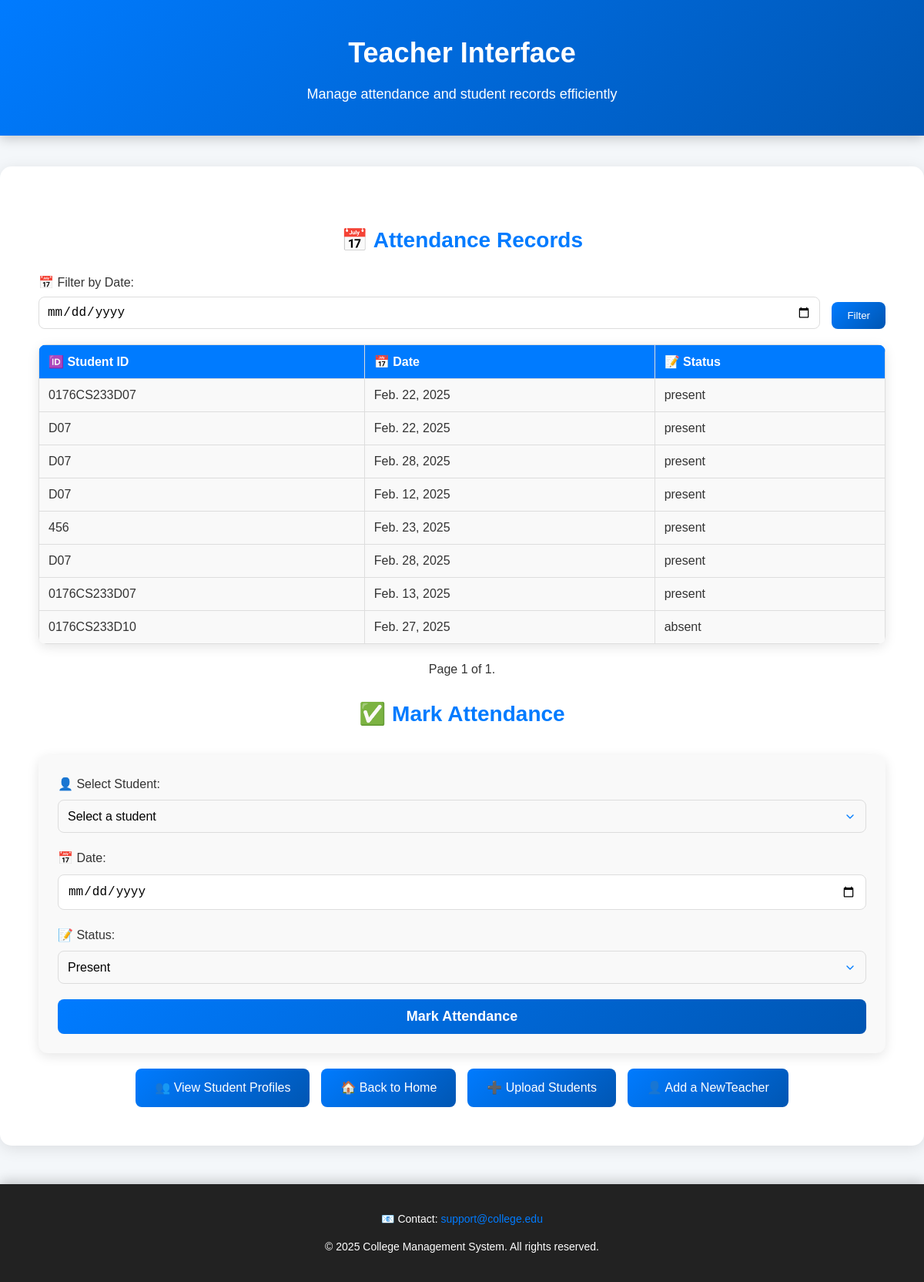
/teacher/attendance/ (signed in), run on the app's committed database.
### app/models.py (models this page shows, shortened)
class Attendance(models.Model):
    student = models.ForeignKey(Student, on_delete=models.CASCADE)
    date = models.DateField()
    status = models.CharField(
        max_length=10,
        choices=[('present', 'Present'), ('absent', 'Absent'), ('late', 'Late')],
        default='present'  # Set a default value
    )

class Student(models.Model):
    user = models.OneToOneField(User, on_delete=models.CASCADE)
    student_id = models.CharField(max_length=20, unique=True)

### app/views.py (the view)
# urls.py: path('teacher/attendance/', views.teacher_afl, name='teacher_afl'),
@login_required
def teacher_afl(request):
    date_filter = request.GET.get('date')
    if date_filter:
        attendances = Attendance.objects.filter(date=date_filter)
    else:
        attendances = Attendance.objects.all()
    paginator = Paginator(attendances, 10)  # Show 10 attendances per page
    page_number = request.GET.get('page')
    page_obj = paginator.get_page(page_number)
    students = Student.objects.all()
    return render(request, 'teacher_afl.html', {'attendances': page_obj, 'students': students})

### app/templates/teacher_afl.html (shortened to what this page needs)
{% load static %}
<html lang="en">
  <head>
    <link
      rel="stylesheet"
      type="text/css"
      href="{% static 'app/css/teacher_afl.css' %}"
    />
    <link
      rel="stylesheet"
      href="https://cdnjs.cloudflare.com/ajax/libs/font-awesome/6.0.0/css/all.min.css"
    />
  </head>
  <body>
    <header class="header">
      <h1>Teacher Interface</h1>
      <p>Manage attendance and student records efficiently</p>
    </header>
    <div class="container">
      <div class="attendance-records">
        <h2>📅 Attendance Records</h2>
        <form method="get" action="{% url 'teacher_afl' %}" class="filter-form">
          <div class="form-group">
            <label for="date">📅 Filter by Date:</label>
            <input
              type="date"
              id="date"
              name="date"
              value="{{ request.GET.date }}"
            />
          </div>
          <button type="submit" class="btn">Filter</button>
        </form>
        <table>
          <thead>
            <tr>
              <th>🆔 Student ID</th>
              <th>📅 Date</th>
              <th>📝 Status</th>
            </tr>
          </thead>
          <tbody>
            {% for attendance in attendances %}
            <tr>
              <td>{{ attendance.student.student_id }}</td>
              <td>{{ attendance.date }}</td>
              <td>{{ attendance.status }}</td>
            </tr>
            {% endfor %}
          </tbody>
        </table>
        <div class="pagination">
          <span class="step-links">
            <span class="current">
              Page {{ attendances.number }} of {{attendances.paginator.num_pages }}.
            </span>
          </span>
        </div>
        <h2>✅ Mark Attendance</h2>
        <form
          method="post"
          action="{% url 'mark_attendance' %}"
          class="mark-attendance-form"
        >
          <div class="form-group">
            <label for="student_id">👤 Select Student:</label>
            <select id="student_id" name="student_id" required>
              <option value="" disabled selected>Select a student</option>
            </select>
          </div>
          <div class="form-group">
            <label for="date">📅 Date:</label>
            <input type="date" id="date" name="date" required />
          </div>
          <div class="form-group">
            <label for="status">📝 Status:</label>
            <select id="status" name="status" required>
              <option value="present">Present</option>
            </select>
          </div>
          <button type="submit" class="btn">Mark Attendance</button>
        </form>
        <div class="action-links">
          <a href="{% url 'view_student_profiles' %}" class="btn">👥 View Student Profiles</a>
          <a href="{% url 'home' %}" class="btn">🏠 Back to Home</a>
          <a href="{% url 'add_students' %}" class="btn">➕ Upload Students</a>
          <a href="{% url 'teacher_register' %}" class="btn">👤 Add a NewTeacher</a>
        </div>
      </div>
    </div>
    <footer class="footer">
      <p>
        📧 Contact: <a href="mailto:support@college.edu">support@college.edu</a>
      </p>
      <p>&copy; 2025 College Management System. All rights reserved.</p>
    </footer>
  </body>
</html>

### app/static/app/css/teacher_afl.css (style rules this page uses)
body { font-family: 'Poppins', sans-serif; background-color: #f4f7fa; margin: 0; padding: 0; color: #333; line-height: 1.6; }
.header { background: linear-gradient(135deg, #007bff, #0056b3); color: white; padding: 40px 20px; text-align: center; box-shadow: 0px 4px 15px rgba(0, 0, 0, 0.2); }
.header h1 { font-size: 36px; font-weight: 700; margin: 0; animation: fadeInDown 1s ease-in-out; }
.header p { font-size: 18px; margin: 10px 0 0; animation: fadeInUp 1s ease-in-out; }
.container { padding: 30px; max-width: 1200px; margin: 40px auto; background: white; border-radius: 15px; box-shadow: 0px 4px 20px rgba(0, 0, 0, 0.1); animation: fadeIn 1s ease-in-out; }
.attendance-records { padding: 20px; }
.attendance-records h2 { font-size: 28px; color: #007bff; margin-bottom: 20px; text-align: center; }
.filter-form { display: flex; gap: 15px; flex-wrap: wrap; margin-bottom: 20px; }
.form-group { flex: 1; min-width: 200px; }
.filter-form label { font-size: 16px; font-weight: 500; margin-bottom: 5px; display: block; }
.filter-form input { width: 100%; padding: 10px; font-size: 16px; border: 1px solid #ddd; border-radius: 8px; transition: all 0.3s ease; }
.filter-form .btn { padding: 10px 20px; background: linear-gradient(135deg, #007bff, #0056b3); color: white; border: none; border-radius: 8px; cursor: pointer; transition: all 0.3s ease; align-self: flex-end; }
table { width: 100%; border-collapse: collapse; margin-top: 20px; background: white; border-radius: 10px; overflow: hidden; box-shadow: 0px 4px 15px rgba(0, 0, 0, 0.1); }
table th, table td { padding: 12px; text-align: left; border: 1px solid #ddd; }
table th { background-color: #007bff; color: white; font-weight: 600; }
table td { background-color: #f9f9f9; }
.pagination { display: flex; justify-content: center; margin-top: 20px; }
.mark-attendance-form { margin-top: 30px; }
.mark-attendance-form .form-group { margin-bottom: 20px; }
.mark-attendance-form select { width: 100%; padding: 10px; font-size: 16px; border: 1px solid #ddd; border-radius: 8px; transition: all 0.3s ease; }
.action-links { display: flex; justify-content: center; gap: 15px; margin-top: 20px; }
.action-links .btn { display: inline-block; padding: 12px 25px; background: linear-gradient(135deg, #007bff, #0056b3); color: white; text-decoration: none; border-radius: 8px; transition: all 0.3s ease; }
.footer { background-color: #222; color: white; text-align: center; padding: 20px 0; margin-top: 50px; font-size: 14px; box-shadow: 0px -4px 15px rgba(0, 0, 0, 0.2); }
.footer a { color: #007bff; text-decoration: none; transition: all 0.3s ease; }
.mark-attendance-form { margin-top: 30px; background: #f9f9f9; padding: 25px; border-radius: 12px; box-shadow: 0px 4px 15px rgba(0, 0, 0, 0.1); animation: fadeIn 0.5s ease-in-out; }
.mark-attendance-form label { font-size: 16px; font-weight: 500; margin-bottom: 8px; display: block; color: #333; }
.mark-attendance-form select, .mark-attendance-form input { width: 100%; padding: 12px; font-size: 16px; border: 1px solid #ddd; border-radius: 8px; transition: all 0.3s ease; background: white; }
.mark-attendance-form select { appearance: none; background-size: 16px; }
.mark-attendance-form .btn { width: 100%; padding: 12px; font-size: 18px; background: linear-gradient(135deg, #007bff, #0056b3); color: white; border: none; border-radius: 8px; cursor: pointer; transition: all 0.3s ease; font-weight: 600; }

### data on the page
Attendance: student.student_id "0176CS233D07", date "Feb. 22, 2025", status "present"
Attendance: student.student_id "D07", date "Feb. 22, 2025", status "present"
Attendance: student.student_id "D07", date "Feb. 28, 2025", status "present"
Attendance: student.student_id "D07", date "Feb. 12, 2025", status "present"
Attendance: student.student_id "456", date "Feb. 23, 2025", status "present"
Attendance: student.student_id "D07", date "Feb. 28, 2025", status "present"
Attendance: student.student_id "0176CS233D07", date "Feb. 13, 2025", status "present"
Attendance: student.student_id "0176CS233D10", date "Feb. 27, 2025", status "absent"

### other printed values
{{ attendances.number }} "1"
{{ attendances.paginator.num_pages }} "1"
